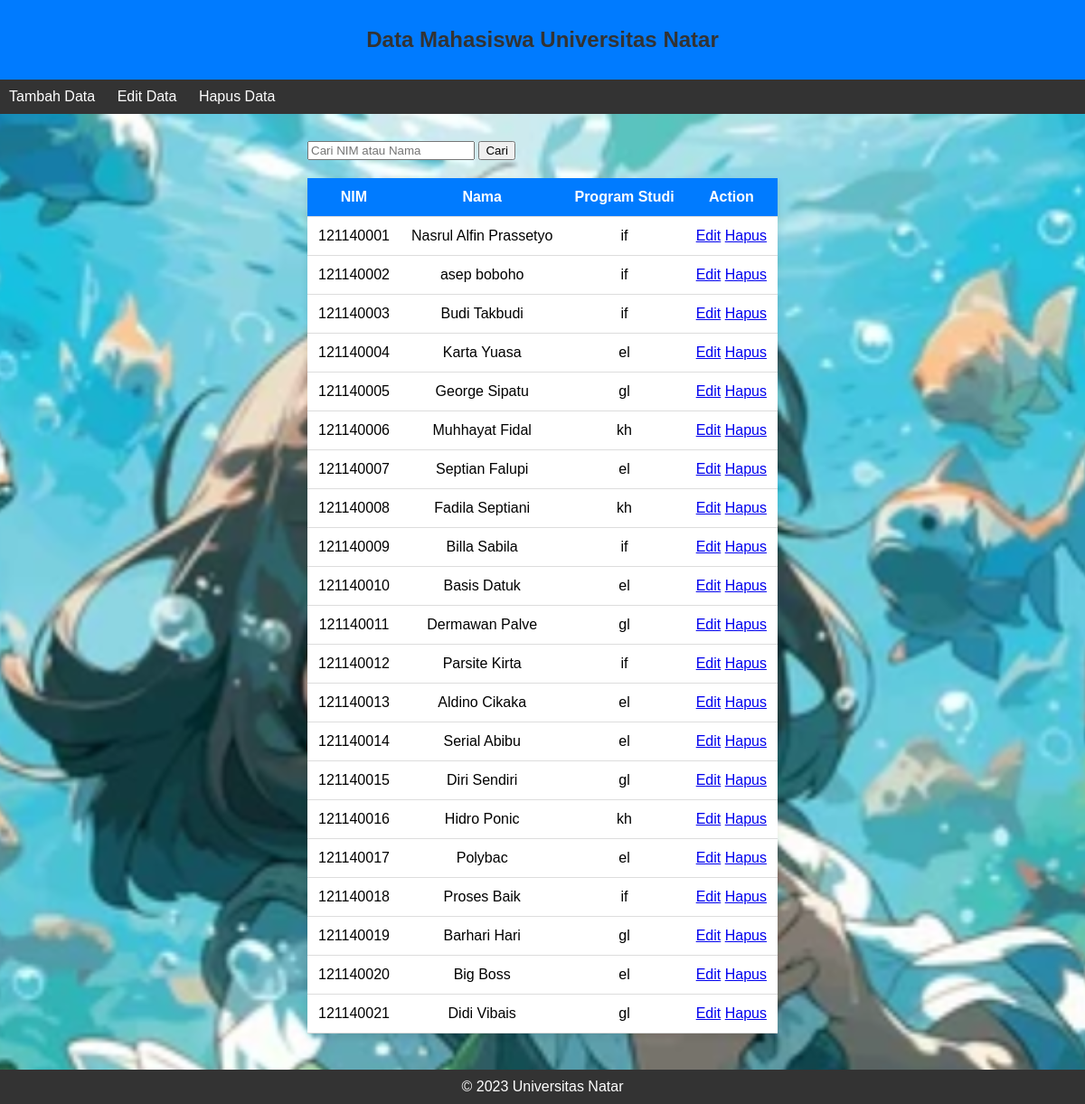
The page /universitasnatar/index.php on the database its author committed.
### tables this page shows
CREATE TABLE `mahasiswa` (
  `nim` varchar(10) NOT NULL,
  `nama` varchar(100) DEFAULT NULL,
  `program_studi` varchar(10) DEFAULT NULL
);

### universitasnatar/index.php (the view, shortened to what this page needs)
<?php
include 'koneksi.php';
?>
<!DOCTYPE html>
<html lang="en">
<head>
    <link rel="stylesheet" href="style.css">
</head>
<body>
<header>
    <h2>Data Mahasiswa Universitas Natar</h2>
</header>
<nav>
    <a href='tambahdata.php'>Tambah Data</a>
    <a href='edit.php'>Edit Data</a>
    <a href='hapusdata.php'>Hapus Data</a>
</nav>
<div class="container">
    <form action='index.php' method='get'>
        <input type='text' name='search' placeholder='Cari NIM atau Nama'>
        <input type='submit' value='Cari'>
    </form>
    <table>
        <tr>
            <th>NIM</th>
            <th>Nama</th>
            <th>Program Studi</th>
            <th>Action</th>
        </tr>
        <?php
        if (isset($_GET['search'])) {
            $search = $_GET['search'];
            $query = "SELECT * FROM mahasiswa WHERE nim LIKE '%$search%' OR nama LIKE '%$search%' OR program_studi LIKE '%$search%'";
        } else {
            $query = "SELECT * FROM mahasiswa";
        }
        $result = $conn->query($query);
        while ($row = $result->fetch_assoc()) {
            echo "<tr>
                    <td>{$row['nim']}</td>
                    <td>{$row['nama']}</td>
                    <td>{$row['program_studi']}</td>
                    <td>
                        <a href='edit.php?nim={$row['nim']}'>Edit</a>
                        <a href='hapusdata.php?nim={$row['nim']}'>Hapus</a>
                    </td>
                  </tr>";
        }
        ?>
    </table>
</div>
<footer>
    &copy; 2023 Universitas Natar
</footer>
</body>
</html>

### universitasnatar/style.css (style rules this page uses)
body { font-family: 'Arial', sans-serif; margin: 0; padding: 0; background-image: url('baclk.png'); background-size: cover; background-position: center top 50px;; display: flex; flex-direction: column; min-height: 100vh; }
.container { max-width: 1200px; margin: 0 auto; padding: 20px; flex: 1; }
header { background-color: #007BFF; color: #fff; padding: 10px 0; text-align: center; }
h2 { color: #333; }
nav { background-color: #333; color: #fff; padding: 10px; }
nav a { color: #fff; text-decoration: none; margin-right: 20px; }
form { margin-top: 10px; margin-bottom: 20px; }
table { width: 100%; border-collapse: collapse; background-color: #fff; box-shadow: 0 4px 8px rgba(0, 0, 0, 0.1); margin-bottom: 20px; }
th, td { padding: 12px; text-align: center; border-bottom: 1px solid #ddd; }
th { background-color: #007BFF; color: #fff; }
footer { background-color: #333; color: #fff; text-align: center; padding: 10px 0; }

### rows shown on the page
mahasiswa: nim "121140001", nama "Nasrul Alfin Prassetyo", program_studi "if"
mahasiswa: nim "121140002", nama "asep boboho", program_studi "if"
mahasiswa: nim "121140003", nama "Budi Takbudi", program_studi "if"
mahasiswa: nim "121140004", nama "Karta Yuasa", program_studi "el"
mahasiswa: nim "121140005", nama "George Sipatu", program_studi "gl"
mahasiswa: nim "121140006", nama "Muhhayat Fidal", program_studi "kh"
mahasiswa: nim "121140007", nama "Septian Falupi", program_studi "el"
mahasiswa: nim "121140008", nama "Fadila Septiani", program_studi "kh"
mahasiswa: nim "121140009", nama "Billa Sabila", program_studi "if"
mahasiswa: nim "121140010", nama "Basis Datuk", program_studi "el"
mahasiswa: nim "121140011", nama "Dermawan Palve", program_studi "gl"
mahasiswa: nim "121140012", nama "Parsite Kirta", program_studi "if"
mahasiswa: nim "121140013", nama "Aldino Cikaka", program_studi "el"
mahasiswa: nim "121140014", nama "Serial Abibu", program_studi "el"
mahasiswa: nim "121140015", nama "Diri Sendiri", program_studi "gl"
mahasiswa: nim "121140016", nama "Hidro Ponic", program_studi "kh"
mahasiswa: nim "121140017", nama "Polybac", program_studi "el"
mahasiswa: nim "121140018", nama "Proses Baik", program_studi "if"
mahasiswa: nim "121140019", nama "Barhari Hari", program_studi "gl"
mahasiswa: nim "121140020", nama "Big Boss", program_studi "el"
mahasiswa: nim "121140021", nama "Didi Vibais", program_studi "gl"
